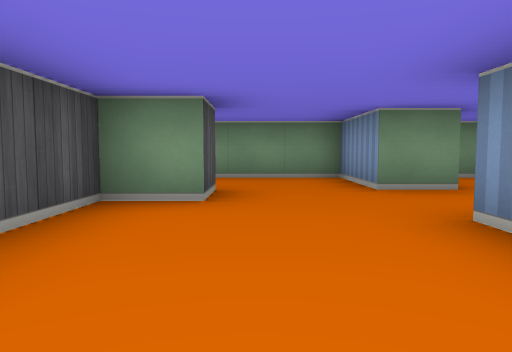
[1] (above)

20 first-person views from a walk through a cub3D ray-caster map. The camera is about half as high as the walls, tilts 4° down and sees 70° across. The floor is counted in squares. Each view is taken from the middle of a square. On the plan, view 1 faces up. The plan holds only what a view shows up to about 9 squares ahead; the rest is blank.

[2]
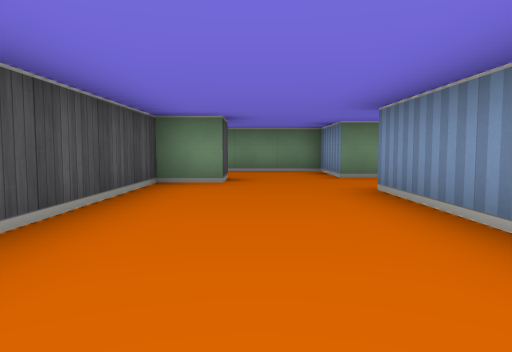

[3]
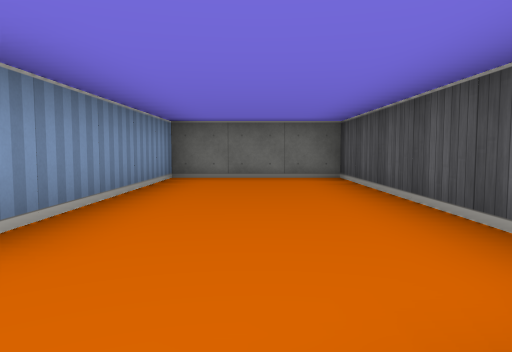

[4]
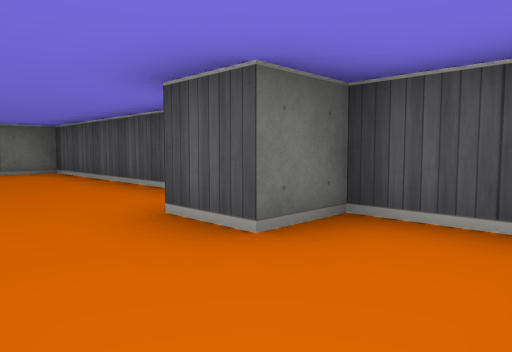

[5]
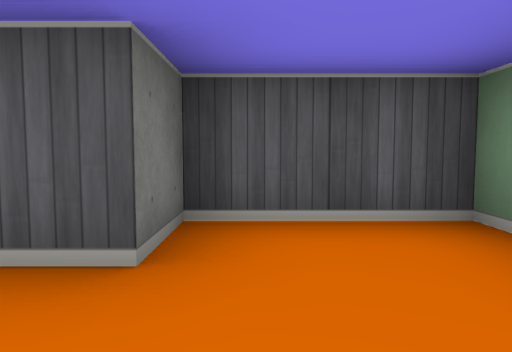

[6]
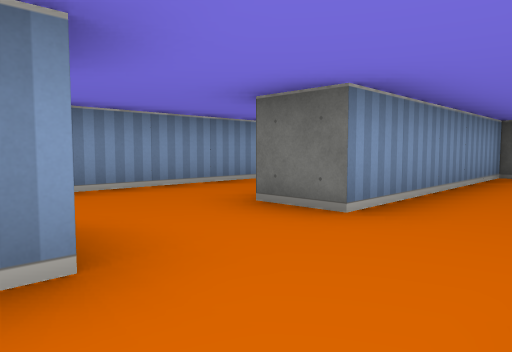

[7]
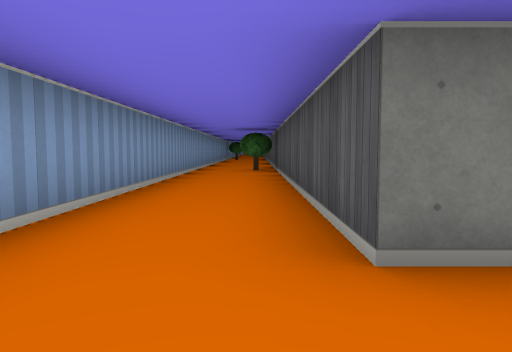

[8]
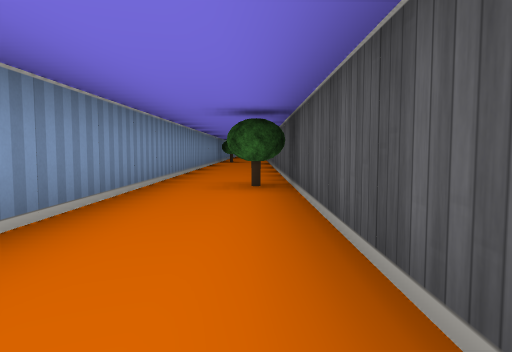

[9]
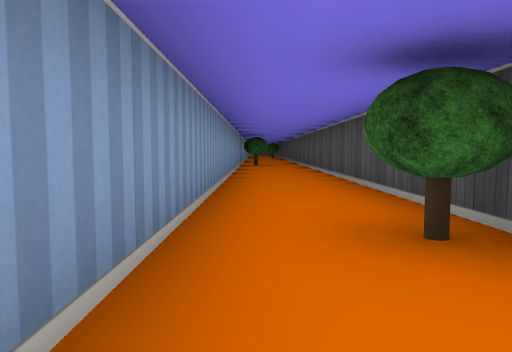

[10]
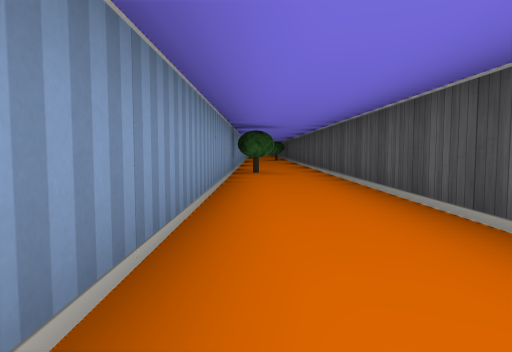

[11]
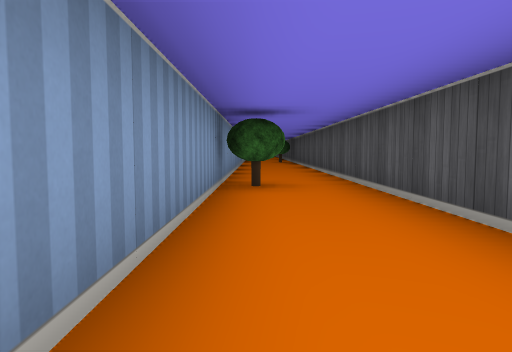

[12]
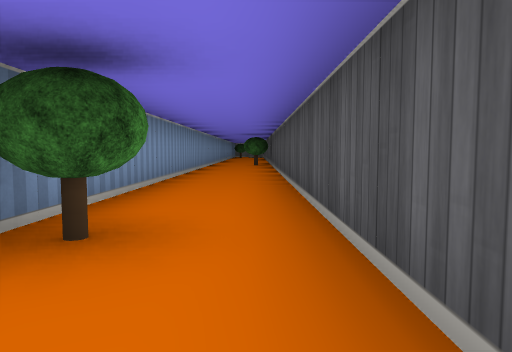

[13]
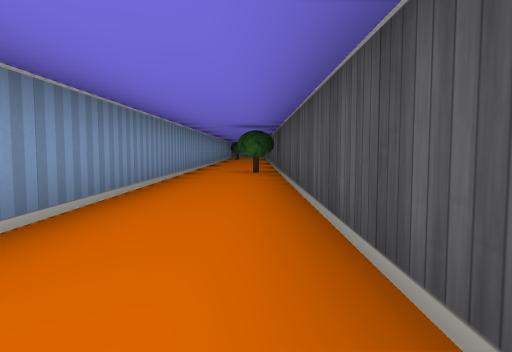

[14]
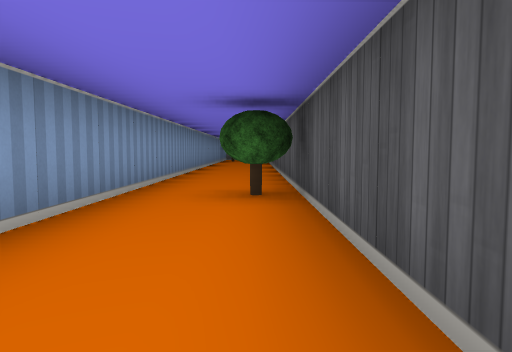

[15]
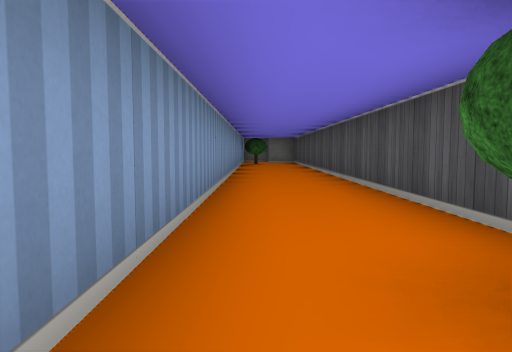

[16]
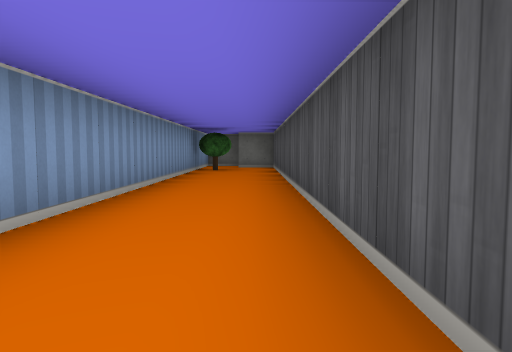

[17]
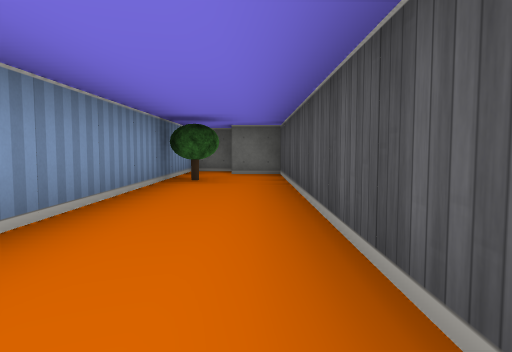

[18]
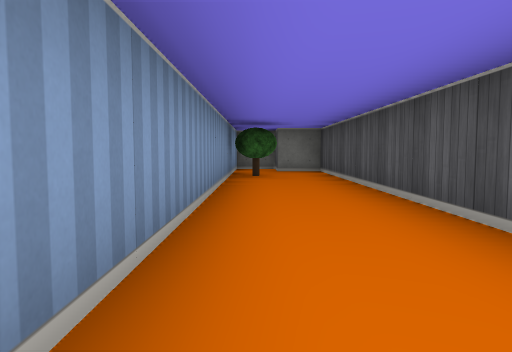

[19]
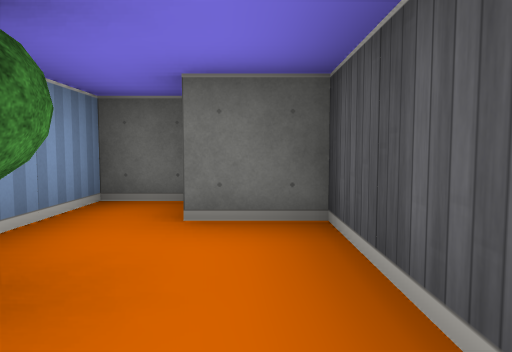

[20]
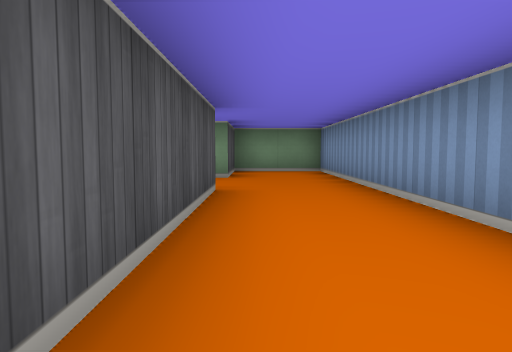

### Floor plan
Ten units are one square. View 1 is at (0, 0); x grows to the right and y downward. Boxes are objects, and circles mark ways between rooms. Rooms are numbered by the first view taken in them; rooms with no view inside come last. Other rooms are left out.
<svg viewBox="-20 -70 70 470">
<path fill="none" stroke="#000" d="M15 -45 15 -65 -15 -65 -15 -45 -5 -45 -5 -35 -15 -35 -15 25 15 25 15 -25M15 -25 25 -25 25 385 35 385M35 395 45 395 45 -65 25 -65 25 -45 15 -45"/>
<rect x="25" y="245" width="10" height="10" fill="#bbb"><title>tree</title></rect>
<rect x="25" y="45" width="10" height="10" fill="#bbb"><title>tree</title></rect>
<rect x="35" y="365" width="10" height="10" fill="#bbb"><title>tree</title></rect>
<rect x="35" y="145" width="10" height="10" fill="#bbb"><title>tree</title></rect>
<circle cx="20" cy="-35" r="3" fill="#2a7"/>
<text x="0" y="-20">1</text>
<text x="30" y="160">2</text>
</svg>
Room 1 opens to room 2.

Where each view was taken, in squares from view 1:
view 1: 0 up, 0 right, facing up
view 2: 2 down, 0 right, facing up
view 3: 4 up, 0 right, facing down
view 4: 6 up, 1 right, facing down-left
view 5: 5 up, 1 right, facing left
view 6: 5 up, 0 right, facing down-right
view 7: 4 up, 3 right, facing down
view 8: 0 up, 3 right, facing down
view 9: 3 down, 4 right, facing down
view 10: 7 down, 4 right, facing down
view 11: 10 down, 4 right, facing down
view 12: 13 down, 3 right, facing down
view 13: 17 down, 3 right, facing down
view 14: 21 down, 3 right, facing down
view 15: 24 down, 4 right, facing down
view 16: 28 down, 3 right, facing down
view 17: 31 down, 3 right, facing down
view 18: 30 down, 4 right, facing down
view 19: 36 down, 3 right, facing down
view 20: 2 down, 3 right, facing up
